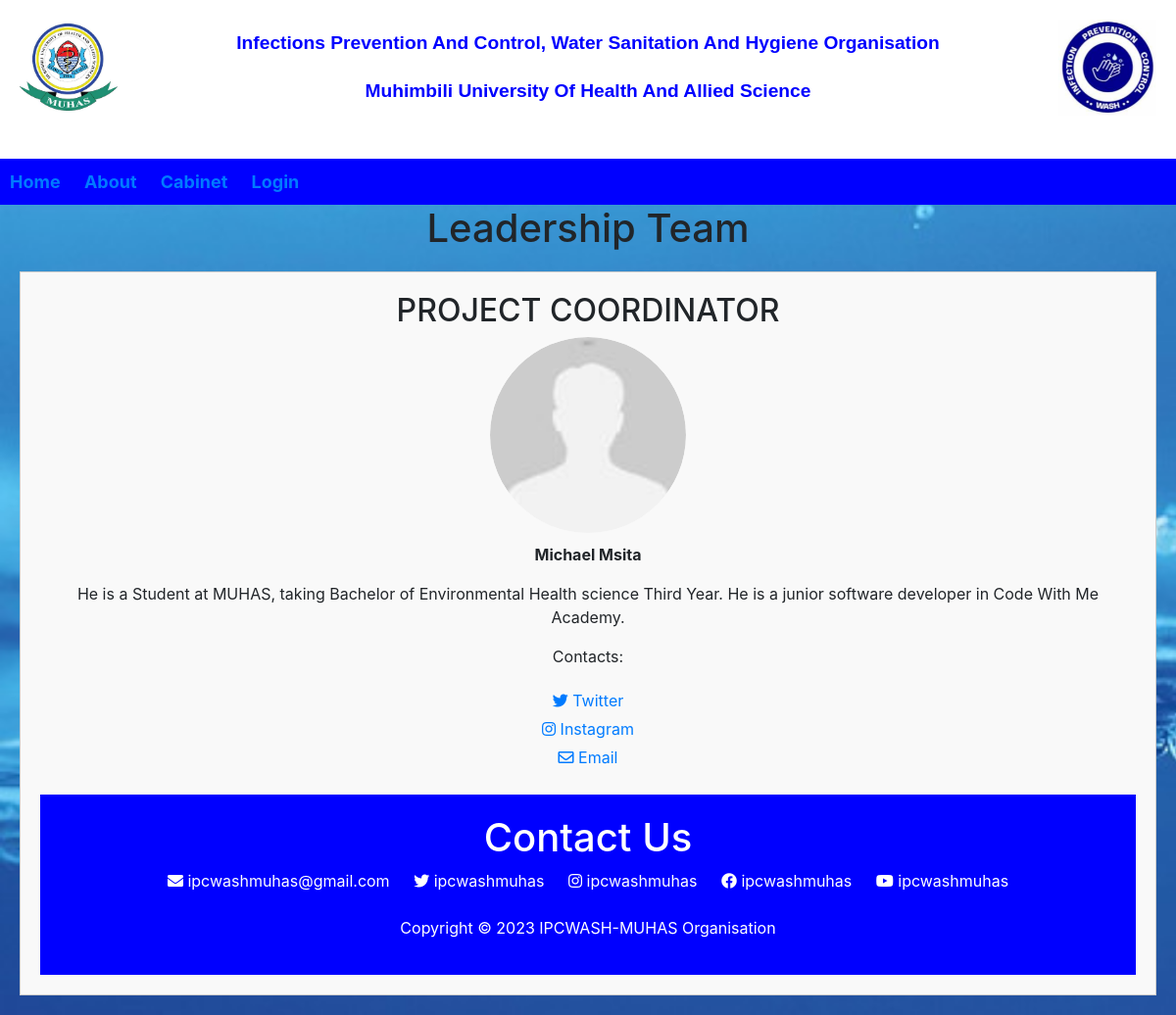
The page /leaders/ on the database its author committed.
### blog/models.py (models this page shows, shortened)
class Leader(models.Model):
    position = models.CharField(max_length=100)
    name = models.CharField(max_length=200)
    image = models.ImageField(upload_to='leader_images/', default='default.jpg', null=True, blank=True)
    about_me = models.TextField()
    twitter = models.URLField(blank=True, null=True)
    instagram = models.URLField(blank=True, null=True)
    email = models.EmailField(blank=True, null=True)

### blog/views.py (the view)
# urls.py: path('leaders/', views.leaders, name= 'leaders'),
def leaders (request):
    leaders = Leader.objects.all ()
    context = {'leaders':leaders}
    return render (request, 'blog/leaders.html', context)

### blog/Templates/blog/leaders.html
{% extends 'blog/base.html' %}
{% load static %}
{% block content %}
{% block title %} <head><title>Leaders</title></head> {% endblock%}
<h1 id="Locate-center">Leadership Team</h1>
    {% for leader in leaders %}
    <div class="leader-card">
        <h2>{{ leader.position }}</h2>
        <div class="leader-avatar">
            <img src="{{ leader.image.url }}" alt="{{ leader.name }}" class="rounded-image leader-image">
        </div>
        <p><b>{{leader.name}}</b></p>
        <p>{{ leader.about_me }}</p>
        <p>Contacts:</p>
        <ul class="contact-list">
            {% if leader.twitter %}
                <li class="contact-item"><a href="{{ leader.twitter }}" target="_blank"><i class="fab fa-twitter"></i> Twitter</a></li>
            {% endif %}
            {% if leader.instagram %}
                <li class="contact-item"><a href="{{ leader.instagram }}" target="_blank"><i class="fab fa-instagram"></i> Instagram</a></li>
            {% endif %}
            {% if leader.email %}
                <li class="contact-item"><a href="mailto:{{ leader.email }}"><i class="far fa-envelope"></i> Email</a></li>
            {% endif %}
        </ul>
        {% empty %}
        <b>No any leader created.</b>
    </div>
    {% endfor %}
{% endblock %}

### blog/static/blog/main.css (style rules this page uses)
body { background-image: url('/static/blog/img/water2.jpg'); background-repeat: no-repeat; background-size: cover; }
a { text-decoration: none; }
#Locate-center { text-align: center; }
.leader-card { border: 1px solid #ccc; padding: 20px; margin: 20px; background-color: #f9f9f9; text-align: center; }
.leader-avatar { width: 200px; height: 200px; overflow: hidden; border-radius: 50%; margin: 0 auto 10px; display: flex; justify-content: center; align-items: center; }
.rounded-image { width: 100%; height: 100%; object-fit: cover; border-radius: 50%; }
.leader-image { width: 100%; height: 100%; object-fit: cover; }
.contact-list { list-style-type: none; padding: 5px; }
.contact-item { margin-bottom: 5px; }

### rows shown on the page
Leader: position "PROJECT COORDINATOR", image (placeholder picture), name "Michael Msita", about_me "He is a Student at MUHAS, taking Bachelor of Environmental Health science Third Year. He is a junior software developer in Code With Me Academy."
